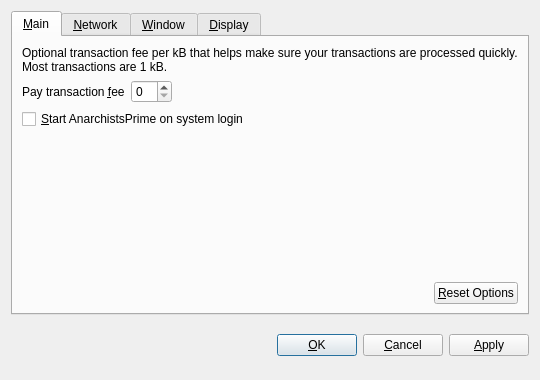
<?xml version="1.0" encoding="UTF-8"?>
<ui version="4.0">
 <class>OptionsDialog</class>
 <widget class="QDialog" name="OptionsDialog">
  <property name="geometry">
   <rect>
    <x>0</x>
    <y>0</y>
    <width>540</width>
    <height>380</height>
   </rect>
  </property>
  <property name="windowTitle">
   <string>Options</string>
  </property>
  <property name="modal">
   <bool>true</bool>
  </property>
  <layout class="QVBoxLayout" name="verticalLayout">
   <item>
    <widget class="QTabWidget" name="tabWidget">
     <property name="tabPosition">
      <enum>QTabWidget::North</enum>
     </property>
     <property name="currentIndex">
      <number>0</number>
     </property>
     <widget class="QWidget" name="tabMain">
      <attribute name="title">
       <string>&amp;Main</string>
      </attribute>
      <layout class="QVBoxLayout" name="verticalLayout_Main">
       <item>
        <widget class="QLabel" name="transactionFeeInfoLabel">
         <property name="text">
          <string>Optional transaction fee per kB that helps make sure your transactions are processed quickly. Most transactions are 1 kB.</string>
         </property>
         <property name="textFormat">
          <enum>Qt::PlainText</enum>
         </property>
         <property name="wordWrap">
          <bool>true</bool>
         </property>
        </widget>
       </item>
       <item>
        <layout class="QHBoxLayout" name="horizontalLayout_1_Main">
         <item>
          <widget class="QLabel" name="transactionFeeLabel">
           <property name="text">
            <string>Pay transaction &amp;fee</string>
           </property>
           <property name="textFormat">
            <enum>Qt::PlainText</enum>
           </property>
           <property name="buddy">
            <cstring>transactionFee</cstring>
           </property>
          </widget>
         </item>
         <item>
          <widget class="BitcoinAmountField" name="transactionFee"/>
         </item>
         <item>
          <spacer name="horizontalSpacer_1_Main">
           <property name="orientation">
            <enum>Qt::Horizontal</enum>
           </property>
           <property name="sizeHint" stdset="0">
            <size>
             <width>40</width>
             <height>20</height>
            </size>
           </property>
          </spacer>
         </item>
        </layout>
       </item>
       <item>
        <widget class="QCheckBox" name="bitcoinAtStartup">
         <property name="toolTip">
          <string>Automatically start AnarchistsPrime after logging in to the system.</string>
         </property>
         <property name="text">
          <string>&amp;Start AnarchistsPrime on system login</string>
         </property>
        </widget>
       </item>
       <item>
        <spacer name="verticalSpacer_Main">
         <property name="orientation">
          <enum>Qt::Vertical</enum>
         </property>
         <property name="sizeHint" stdset="0">
          <size>
           <width>20</width>
           <height>40</height>
          </size>
         </property>
        </spacer>
       </item>
       <item>
        <layout class="QHBoxLayout" name="horizontalLayout_2_Main">
         <item>
          <spacer name="horizontalSpacer_2_Main">
           <property name="orientation">
            <enum>Qt::Horizontal</enum>
           </property>
           <property name="sizeHint" stdset="0">
            <size>
             <width>40</width>
             <height>20</height>
            </size>
           </property>
          </spacer>
         </item>
         <item>
          <widget class="QPushButton" name="resetButton">
           <property name="toolTip">
            <string>Reset all client options to default.</string>
           </property>
           <property name="text">
            <string>&amp;Reset Options</string>
           </property>
           <property name="autoDefault">
            <bool>false</bool>
           </property>
          </widget>
         </item>
        </layout>
       </item>
      </layout>
     </widget>
     <widget class="QWidget" name="tabNetwork">
      <attribute name="title">
       <string>&amp;Network</string>
      </attribute>
      <layout class="QVBoxLayout" name="verticalLayout_Network">
       <item>
        <widget class="QCheckBox" name="mapPortUpnp">
         <property name="toolTip">
          <string>Automatically open the AnarchistsPrime client port on the router. This only works when your router supports UPnP and it is enabled.</string>
         </property>
         <property name="text">
          <string>Map port using &amp;UPnP</string>
         </property>
        </widget>
       </item>
       <item>
        <widget class="QCheckBox" name="connectSocks">
         <property name="toolTip">
          <string>Connect to the AnarchistsPrime network through a SOCKS proxy (e.g. when connecting through Tor).</string>
         </property>
         <property name="text">
          <string>&amp;Connect through SOCKS proxy:</string>
         </property>
        </widget>
       </item>
       <item>
        <layout class="QHBoxLayout" name="horizontalLayout_Network">
         <item>
          <widget class="QLabel" name="proxyIpLabel">
           <property name="text">
            <string>Proxy &amp;IP:</string>
           </property>
           <property name="textFormat">
            <enum>Qt::PlainText</enum>
           </property>
           <property name="buddy">
            <cstring>proxyIp</cstring>
           </property>
          </widget>
         </item>
         <item>
          <widget class="QValidatedLineEdit" name="proxyIp">
           <property name="maximumSize">
            <size>
             <width>140</width>
             <height>16777215</height>
            </size>
           </property>
           <property name="toolTip">
            <string>IP address of the proxy (e.g. 127.0.0.1)</string>
           </property>
          </widget>
         </item>
         <item>
          <widget class="QLabel" name="proxyPortLabel">
           <property name="text">
            <string>&amp;Port:</string>
           </property>
           <property name="textFormat">
            <enum>Qt::PlainText</enum>
           </property>
           <property name="buddy">
            <cstring>proxyPort</cstring>
           </property>
          </widget>
         </item>
         <item>
          <widget class="QLineEdit" name="proxyPort">
           <property name="maximumSize">
            <size>
             <width>55</width>
             <height>16777215</height>
            </size>
           </property>
           <property name="toolTip">
            <string>Port of the proxy (e.g. 9050)</string>
           </property>
          </widget>
         </item>
         <item>
          <widget class="QLabel" name="socksVersionLabel">
           <property name="text">
            <string>SOCKS &amp;Version:</string>
           </property>
           <property name="textFormat">
            <enum>Qt::PlainText</enum>
           </property>
           <property name="buddy">
            <cstring>socksVersion</cstring>
           </property>
          </widget>
         </item>
         <item>
          <widget class="QValueComboBox" name="socksVersion">
           <property name="toolTip">
            <string>SOCKS version of the proxy (e.g. 5)</string>
           </property>
          </widget>
         </item>
         <item>
          <spacer name="horizontalSpacer_Network">
           <property name="orientation">
            <enum>Qt::Horizontal</enum>
           </property>
           <property name="sizeHint" stdset="0">
            <size>
             <width>40</width>
             <height>20</height>
            </size>
           </property>
          </spacer>
         </item>
        </layout>
       </item>
       <item>
        <spacer name="verticalSpacer_Network">
         <property name="orientation">
          <enum>Qt::Vertical</enum>
         </property>
         <property name="sizeHint" stdset="0">
          <size>
           <width>20</width>
           <height>40</height>
          </size>
         </property>
        </spacer>
       </item>
      </layout>
     </widget>
     <widget class="QWidget" name="tabWindow">
      <attribute name="title">
       <string>&amp;Window</string>
      </attribute>
      <layout class="QVBoxLayout" name="verticalLayout_Window">
       <item>
        <widget class="QCheckBox" name="minimizeToTray">
         <property name="toolTip">
          <string>Show only a tray icon after minimizing the window.</string>
         </property>
         <property name="text">
          <string>&amp;Minimize to the tray instead of the taskbar</string>
         </property>
        </widget>
       </item>
       <item>
        <widget class="QCheckBox" name="minimizeOnClose">
         <property name="toolTip">
          <string>Minimize instead of exit the application when the window is closed. When this option is enabled, the application will be closed only after selecting Quit in the menu.</string>
         </property>
         <property name="text">
          <string>M&amp;inimize on close</string>
         </property>
        </widget>
       </item>
       <item>
        <spacer name="verticalSpacer_Window">
         <property name="orientation">
          <enum>Qt::Vertical</enum>
         </property>
         <property name="sizeHint" stdset="0">
          <size>
           <width>20</width>
           <height>40</height>
          </size>
         </property>
        </spacer>
       </item>
      </layout>
     </widget>
     <widget class="QWidget" name="tabDisplay">
      <attribute name="title">
       <string>&amp;Display</string>
      </attribute>
      <layout class="QVBoxLayout" name="verticalLayout_Display">
       <item>
        <layout class="QHBoxLayout" name="horizontalLayout_1_Display">
         <item>
          <widget class="QLabel" name="langLabel">
           <property name="text">
            <string>User Interface &amp;language:</string>
           </property>
           <property name="textFormat">
            <enum>Qt::PlainText</enum>
           </property>
           <property name="buddy">
            <cstring>lang</cstring>
           </property>
          </widget>
         </item>
         <item>
          <widget class="QValueComboBox" name="lang">
           <property name="toolTip">
            <string>The user interface language can be set here. This setting will take effect after restarting AnarchistsPrime.</string>
           </property>
          </widget>
         </item>
        </layout>
       </item>
       <item>
        <layout class="QHBoxLayout" name="horizontalLayout_2_Display">
         <item>
          <widget class="QLabel" name="unitLabel">
           <property name="text">
            <string>&amp;Unit to show amounts in:</string>
           </property>
           <property name="textFormat">
            <enum>Qt::PlainText</enum>
           </property>
           <property name="buddy">
            <cstring>unit</cstring>
           </property>
          </widget>
         </item>
         <item>
          <widget class="QValueComboBox" name="unit">
           <property name="toolTip">
            <string>Choose the default subdivision unit to show in the interface and when sending coins.</string>
           </property>
          </widget>
         </item>
        </layout>
       </item>
       <item>
        <widget class="QCheckBox" name="displayAddresses">
         <property name="toolTip">
          <string>Whether to show AnarchistsPrime addresses in the transaction list or not.</string>
         </property>
         <property name="text">
          <string>&amp;Display addresses in transaction list</string>
         </property>
        </widget>
       </item>
       <item>
        <spacer name="verticalSpacer_Display">
         <property name="orientation">
          <enum>Qt::Vertical</enum>
         </property>
         <property name="sizeHint" stdset="0">
          <size>
           <width>20</width>
           <height>40</height>
          </size>
         </property>
        </spacer>
       </item>
      </layout>
     </widget>
    </widget>
   </item>
   <item>
    <layout class="QHBoxLayout" name="horizontalLayout_Buttons">
     <item>
      <spacer name="horizontalSpacer_1">
       <property name="orientation">
        <enum>Qt::Horizontal</enum>
       </property>
       <property name="sizeHint" stdset="0">
        <size>
         <width>40</width>
         <height>48</height>
        </size>
       </property>
      </spacer>
     </item>
     <item>
      <widget class="QLabel" name="statusLabel">
       <property name="font">
        <font>
         <weight>75</weight>
         <bold>true</bold>
        </font>
       </property>
       <property name="text">
        <string/>
       </property>
       <property name="textFormat">
        <enum>Qt::PlainText</enum>
       </property>
       <property name="wordWrap">
        <bool>true</bool>
       </property>
      </widget>
     </item>
     <item>
      <spacer name="horizontalSpacer_2">
       <property name="orientation">
        <enum>Qt::Horizontal</enum>
       </property>
       <property name="sizeHint" stdset="0">
        <size>
         <width>40</width>
         <height>48</height>
        </size>
       </property>
      </spacer>
     </item>
     <item>
      <widget class="QPushButton" name="okButton">
       <property name="text">
        <string>&amp;OK</string>
       </property>
      </widget>
     </item>
     <item>
      <widget class="QPushButton" name="cancelButton">
       <property name="text">
        <string>&amp;Cancel</string>
       </property>
       <property name="autoDefault">
        <bool>false</bool>
       </property>
      </widget>
     </item>
     <item>
      <widget class="QPushButton" name="applyButton">
       <property name="text">
        <string>&amp;Apply</string>
       </property>
       <property name="autoDefault">
        <bool>false</bool>
       </property>
      </widget>
     </item>
    </layout>
   </item>
  </layout>
 </widget>
 <customwidgets>
  <customwidget>
   <class>BitcoinAmountField</class>
   <extends>QSpinBox</extends>
   <header>bitcoinamountfield.h</header>
  </customwidget>
  <customwidget>
   <class>QValueComboBox</class>
   <extends>QComboBox</extends>
   <header>qvaluecombobox.h</header>
  </customwidget>
  <customwidget>
   <class>QValidatedLineEdit</class>
   <extends>QLineEdit</extends>
   <header>qvalidatedlineedit.h</header>
  </customwidget>
 </customwidgets>
 <resources/>
 <connections/>
</ui>
